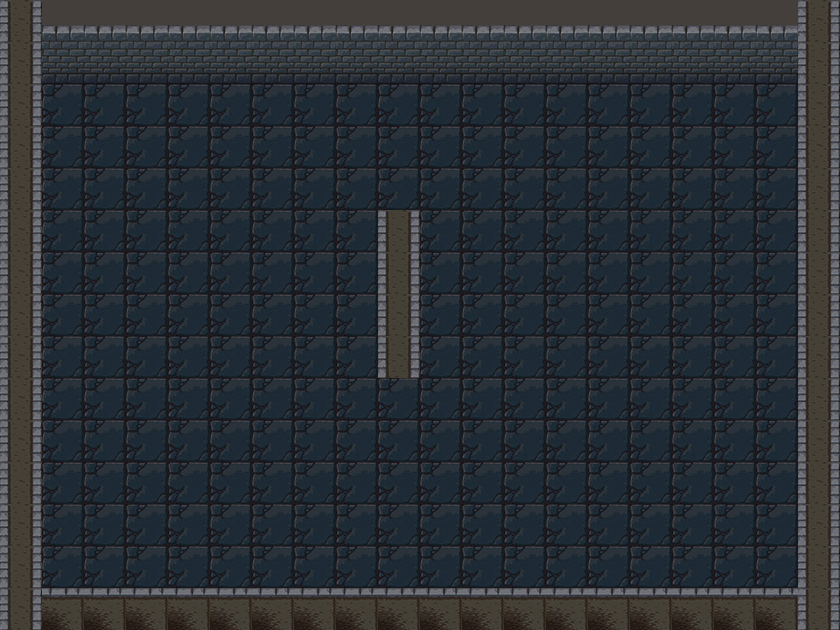

A 2D game scene composited from a Tiled map and its tileset images. What follows is a short description and the map's XML, with each tile layer's data collapsed to a summary:
An orthogonal 20x15 tile map with 42x42 px tiles, 1 tile layer (Tile Layer 1).

<map version="1.0" orientation="orthogonal" renderorder="right-down" width="20" height="15" tilewidth="42" tileheight="42">
 <tileset firstgid="1" name="map_tileset" tilewidth="42" tileheight="42">
  <image source="map_tileset.png" width="42" height="210" />
 </tileset>
 <layer name="Tile Layer 1" width="20" height="15">
  <data>[300 cells, 300 non-empty, 5 distinct tile ids]</data>
 </layer>
</map>